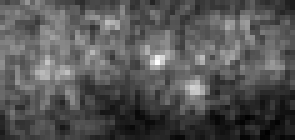
%> input picture HybTrack_script_version_20171103/test.tif, 59 x 28 px (shown 5 times larger); its folder holds only this picture in this run
$ octave Hybtracking_script.m   (GNU Octave 9; MATLAB toolbox functions it lacks are replaced by stand-ins)
%> lines starting %> are read from the running program, lines starting %| are printed output that depends on the picture
### HybTrack_script_version_20171103/averagestack.m
% HybTrack: A hybrid single-particle tracking software using manual and automatic detection of dim signals
%
%     Copyright (C) 2017  Byung Hun Lee, bhlee1117@snu.ac.kr
%     Copyright (C) 2017  Hye Yoon Park, hyeyoon.park@snu.ac.kr
%
%     Website : http://neurobiophysics.snu.ac.kr/
%
% HybTrack is free software: you can redistribute it and/or modify
%     it under the terms of the GNU General Public License as published by
%     the Free Software Foundation, either version 3 of the License, or
%     (at your option) any later version.
%
%     HybTrackis distributed in the hope that it will be useful,
%     but WITHOUT ANY WARRANTY; without even the implied warranty of
%     MERCHANTABILITY or FITNESS FOR A PARTICULAR PURPOSE.  See the
%     GNU General Public License for more details.
%
%     You should have received a copy of the GNU General Public License
%     along with HybTrack.  If not, see <http://www.gnu.org/licenses/>.
function averageim = averagestack(PathFileName, frmmax)
im = imread(PathFileName,'tif',1);
im2 = zeros(size(im,1),size(im,2));
for i=1:frmmax
  im = double(imread(PathFileName,'tif',i));
  im2= im2+im;
end
averageim=uint16(round(im2./frmmax));

### HybTrack_script_version_20171103/Hybtracking_script.m
% HybTrack: A hybrid single-particle tracking software using manual and automatic detection of dim signals
%
%     Copyright (C) 2017  Byung Hun Lee, bhlee1117@snu.ac.kr
%     Copyright (C) 2017  Hye Yoon Park, hyeyoon.park@snu.ac.kr
%
%     Website : http://neurobiophysics.snu.ac.kr/
%
% HybTrack is free software: you can redistribute it and/or modify
%     it under the terms of the GNU General Public License as published by
%     the Free Software Foundation, either version 3 of the License, or
%     (at your option) any later version.
%
%     HybTrackis distributed in the hope that it will be useful,
%     but WITHOUT ANY WARRANTY; without even the implied warranty of
%     MERCHANTABILITY or FITNESS FOR A PARTICULAR PURPOSE.  See the
%     GNU General Public License for more details.
%
%     You should have received a copy of the GNU General Public License
%     along with HybTrack.  If not, see <http://www.gnu.org/licenses/>.
%% Load Image and Parameter Setting
[FileName, PathName] = uigetfile('*.tif', 'Choose the mRNA image(.tif) file');
%> the answer given: test.tif
PathFileName=[PathName,FileName];
RNA_number=3;
Scan_row=5;
Scan_col=5;
window_size=9;
Threshold=80;
SaveAVI=1;
swch_input.tp=2; % 1 = Linear motion, 2 = Manual
swch_input.fit=1; % 1 = Gaussian fitting, 2 = Centroid fitting
kk=1; deno=PathName(1,1);
while deno~='\' && deno~='/'
    kk=kk+1;
    deno=PathName(1,kk);
end
outputpath=[uigetdir(PathName,'Choose the output path'),deno];
%> the answer given: .
%% Default
Colorset=[1 0 1;0.3 0.2 0.1;0 1 0;0 0 1;1 0 0; 0 1 1; 0.2 0 0.8;0.4 0 0.6; 0.6 0 0.4; 0.8 0 0.2;0 0.2 0.8;0 0.4 0.6;0 0.6 0.4;0 0.8 0.2];
maxima_avg=3;
man_scan=1;
imginfo=imfinfo([PathFileName]);
frmmax=numel(imginfo);
frm_i=1; frm_f=frmmax;
%% Tracking Start
if SaveAVI==1
imaverage = averagestack([PathFileName],frmmax);
%> in averagestack, im is the input picture: size 28x59 uint16; min 1833, max 23761, mean 9180.5
%> in averagestack, `averageim=uint16(round(im2./frmmax));`:
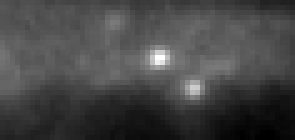
%> averageim: size 28x59 uint16 (shown 5 times larger); min 3006, max 25039, mean 9075.8; drawn with min black and max white
end
%% Particle selection from first frame
figure(1);
LBH = imagesc(imread([PathFileName],'tif',1));
axis equal
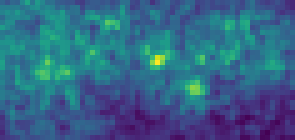
%> displayed picture: size 28x59x3, on the screen's scale of 0 to 255 (shown 5 times larger); mean R, G, B 51.2, 101.8, 135.8
%> (the run ends here)
